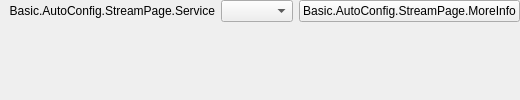
          <widget class="QFrame" name="widget_5">
           <layout class="QFormLayout" name="topStreamLayout">
            <property name="fieldGrowthPolicy">
             <enum>QFormLayout::FieldGrowthPolicy::AllNonFixedFieldsGrow</enum>
            </property>
            <property name="labelAlignment">
             <set>Qt::AlignmentFlag::AlignRight|Qt::AlignmentFlag::AlignTrailing|Qt::AlignmentFlag::AlignVCenter</set>
            </property>
            <property name="leftMargin">
             <number>9</number>
            </property>
            <property name="topMargin">
             <number>0</number>
            </property>
            <property name="rightMargin">
             <number>0</number>
            </property>
            <property name="bottomMargin">
             <number>0</number>
            </property>
            <item row="0" column="0">
             <widget class="QLabel" name="serviceLabel">
              <property name="minimumSize">
               <size>
                <width>170</width>
                <height>0</height>
               </size>
              </property>
              <property name="text">
               <string>Basic.AutoConfig.StreamPage.Service</string>
              </property>
              <property name="alignment">
               <set>Qt::AlignmentFlag::AlignRight|Qt::AlignmentFlag::AlignTrailing|Qt::AlignmentFlag::AlignVCenter</set>
              </property>
              <property name="buddy">
               <cstring>service</cstring>
              </property>
             </widget>
            </item>
            <item row="0" column="1">
             <widget class="QFrame" name="serviceWidget">
              <layout class="QHBoxLayout" name="serviceWidgetLayout" stretch="0,0">
               <property name="leftMargin">
                <number>0</number>
               </property>
               <property name="topMargin">
                <number>0</number>
               </property>
               <property name="rightMargin">
                <number>0</number>
               </property>
               <property name="bottomMargin">
                <number>0</number>
               </property>
               <item>
                <widget class="QComboBox" name="service">
                 <property name="maxVisibleItems">
                  <number>20</number>
                 </property>
                </widget>
               </item>
               <item>
                <widget class="UrlPushButton" name="moreInfoButton">
                 <property name="sizePolicy">
                  <sizepolicy hsizetype="Maximum" vsizetype="Fixed">
                   <horstretch>0</horstretch>
                   <verstretch>0</verstretch>
                  </sizepolicy>
                 </property>
                 <property name="text">
                  <string>Basic.AutoConfig.StreamPage.MoreInfo</string>
                 </property>
                </widget>
               </item>
              </layout>
             </widget>
            </item>
           </layout>
          </widget>
